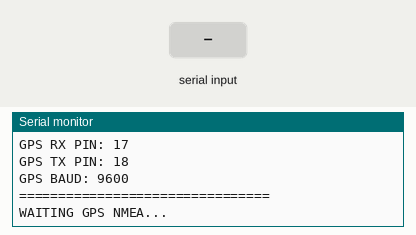
Recording of a sketch running on a simulated ESP32-S3. Shown: the last lines printed to the serial monitor. The test bench sets the inputs (shaded band).

Above: at 2.2 s.
2.3 s: "S\n" received over the second serial link
At 2.7 s:
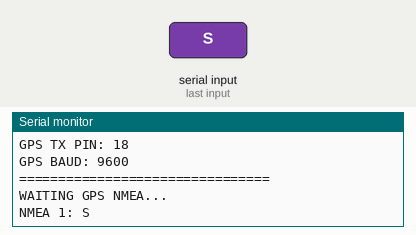
5.3 s: "W\n" received over the second serial link
At 6.2 s:
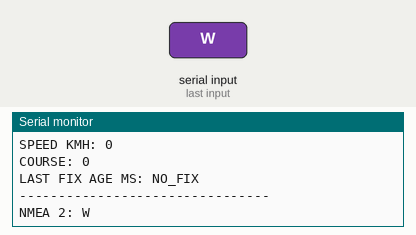
6.8 s: "A\n" received over the second serial link
At 7.3 s:
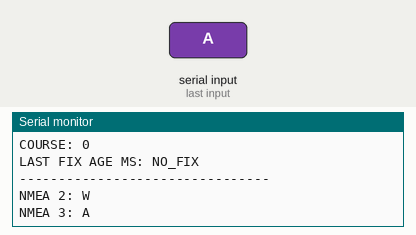
8.3 s: "$GPGGA\n" received over the second serial link
At 9.5 s:
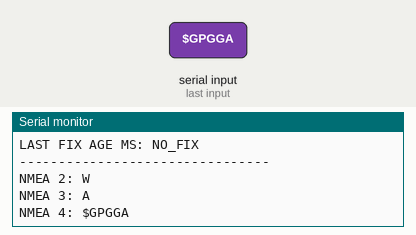
9.8 s: "$GNGGA\n" received over the second serial link
At 9.96 s:
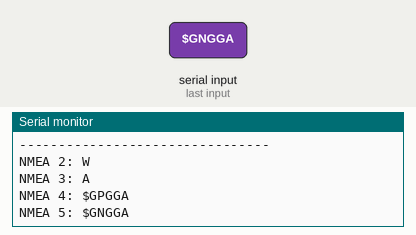
11.3 s: "$GPRMC\n" received over the second serial link
At 12.0 s:
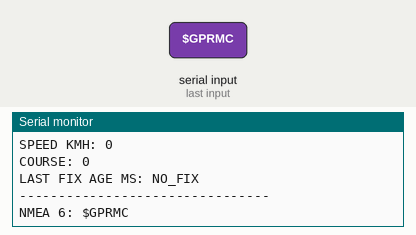

The sketch:

SaveSwimmer_GPS_Test_V001.ino
```cpp
/*
====================================================
SAVE SWIMMER
GPS TEST: SS-GPS-TEST-V001
DEVICE: SS-LT-000001
====================================================
ESP32-S3 + GPS NEO-M9N / GY-GPS6MV2
UART TEST SIN LIBRERIAS EXTERNAS
====================================================

Conexion recomendada:
GPS VCC -> ESP32 3V3
GPS GND -> ESP32 GND
GPS TX  -> ESP32 GPIO17
GPS RX  -> ESP32 GPIO18

Monitor Serie:
115200 baudios
====================================================
*/

#define DEVICE_SERIAL "SS-LT-000001"
#define TEST_VERSION "SS-GPS-TEST-V001"

#define GPS_RX_PIN 17
#define GPS_TX_PIN 18
#define GPS_BAUD 9600

HardwareSerial gpsSerial(1);

String nmeaLine = "";
unsigned long lastGpsByteMs = 0;
unsigned long lastStatusMs = 0;
unsigned long lastFixMs = 0;
unsigned long nmeaLines = 0;

String lastUtc = "NO_TIME";
String lastLat = "NO_LAT";
String lastLon = "NO_LON";
String lastFixQuality = "0";
String lastSatellites = "0";
String lastHdop = "0";
String lastSpeedKmh = "0";
String lastCourse = "0";

String getCsvField(const String& line, int index) {
  int current = 0;
  int start = 0;
  for (int i = 0; i <= line.length(); i++) {
    if (i == line.length() || line.charAt(i) == ',') {
      if (current == index) {
        return line.substring(start, i);
      }
      current++;
      start = i + 1;
    }
  }
  return "";
}

float nmeaCoordToDecimal(const String& raw, const String& hemisphere) {
  if (raw.length() < 4) {
    return 0.0;
  }

  int dot = raw.indexOf('.');
  if (dot < 0) {
    return 0.0;
  }

  int degDigits = dot > 4 ? 3 : 2;
  float degrees = raw.substring(0, degDigits).toFloat();
  float minutes = raw.substring(degDigits).toFloat();
  float decimal = degrees + (minutes / 60.0);

  if (hemisphere == "S" || hemisphere == "W") {
    decimal *= -1.0;
  }

  return decimal;
}

void parseGGA(const String& line) {
  String utc = getCsvField(line, 1);
  String latRaw = getCsvField(line, 2);
  String latHem = getCsvField(line, 3);
  String lonRaw = getCsvField(line, 4);
  String lonHem = getCsvField(line, 5);
  String quality = getCsvField(line, 6);
  String satellites = getCsvField(line, 7);
  String hdop = getCsvField(line, 8);

  lastUtc = utc.length() > 0 ? utc : lastUtc;
  lastFixQuality = quality.length() > 0 ? quality : "0";
  lastSatellites = satellites.length() > 0 ? satellites : "0";
  lastHdop = hdop.length() > 0 ? hdop : "0";

  if (quality.toInt() > 0 && latRaw.length() > 0 && lonRaw.length() > 0) {
    lastLat = String(nmeaCoordToDecimal(latRaw, latHem), 6);
    lastLon = String(nmeaCoordToDecimal(lonRaw, lonHem), 6);
    lastFixMs = millis();
  }
}

void parseRMC(const String& line) {
  String utc = getCsvField(line, 1);
  String status = getCsvField(line, 2);
  String latRaw = getCsvField(line, 3);
  String latHem = getCsvField(line, 4);
  String lonRaw = getCsvField(line, 5);
  String lonHem = getCsvField(line, 6);
  String speedKnots = getCsvField(line, 7);
  String course = getCsvField(line, 8);

  lastUtc = utc.length() > 0 ? utc : lastUtc;
  if (speedKnots.length() > 0) {
    lastSpeedKmh = String(speedKnots.toFloat() * 1.852, 2);
  }
  if (course.length() > 0) {
    lastCourse = course;
  }

  if (status == "A" && latRaw.length() > 0 && lonRaw.length() > 0) {
    lastLat = String(nmeaCoordToDecimal(latRaw, latHem), 6);
    lastLon = String(nmeaCoordToDecimal(lonRaw, lonHem), 6);
    lastFixMs = millis();
  }
}

void handleNmeaLine(String line) {
  line.trim();
  if (line.length() == 0) {
    return;
  }

  nmeaLines++;
  Serial.print("NMEA ");
  Serial.print(nmeaLines);
  Serial.print(": ");
  Serial.println(line);

  if (line.startsWith("$GPGGA") || line.startsWith("$GNGGA")) {
    parseGGA(line);
  } else if (line.startsWith("$GPRMC") || line.startsWith("$GNRMC")) {
    parseRMC(line);
  }
}

void printStatus() {
  Serial.println("--------------------------------");
  Serial.println("SAVE SWIMMER GPS STATUS");
  Serial.print("GPS BYTES: ");
  Serial.println(lastGpsByteMs > 0 ? "YES" : "NO");
  Serial.print("NMEA LINES: ");
  Serial.println(nmeaLines);
  Serial.print("UTC: ");
  Serial.println(lastUtc);
  Serial.print("FIX QUALITY: ");
  Serial.println(lastFixQuality);
  Serial.print("SATELLITES: ");
  Serial.println(lastSatellites);
  Serial.print("HDOP: ");
  Serial.println(lastHdop);
  Serial.print("LAT: ");
  Serial.println(lastLat);
  Serial.print("LON: ");
  Serial.println(lastLon);
  Serial.print("SPEED KMH: ");
  Serial.println(lastSpeedKmh);
  Serial.print("COURSE: ");
  Serial.println(lastCourse);
  Serial.print("LAST FIX AGE MS: ");
  Serial.println(lastFixMs > 0 ? String(millis() - lastFixMs) : "NO_FIX");
  Serial.println("--------------------------------");
}

void setup() {
  Serial.begin(115200);
  delay(1000);

  Serial.println("================================");
  Serial.println("SAVE SWIMMER GPS TEST STARTING");
  Serial.println(DEVICE_SERIAL);
  Serial.println(TEST_VERSION);
  Serial.print("GPS RX PIN: ");
  Serial.println(GPS_RX_PIN);
  Serial.print("GPS TX PIN: ");
  Serial.println(GPS_TX_PIN);
  Serial.print("GPS BAUD: ");
  Serial.println(GPS_BAUD);
  Serial.println("================================");

  gpsSerial.begin(GPS_BAUD, SERIAL_8N1, GPS_RX_PIN, GPS_TX_PIN);
  Serial.println("WAITING GPS NMEA...");
}

void loop() {
  while (gpsSerial.available()) {
    char c = gpsSerial.read();
    lastGpsByteMs = millis();

    if (c == '\n') {
      handleNmeaLine(nmeaLine);
      nmeaLine = "";
    } else if (c != '\r') {
      if (nmeaLine.length() < 120) {
        nmeaLine += c;
      } else {
        nmeaLine = "";
      }
    }
  }

  if (millis() - lastStatusMs >= 5000) {
    lastStatusMs = millis();
    printStatus();
  }
}
```

Measured:
- after the input at 2.3 s, the serial monitor: prints a new line at once (image 1)
- after the input at 5.3 s, the serial monitor: prints a new line at once (image 2)
- after the input at 6.8 s, the serial monitor: prints a new line at once (image 3)
- after the input at 8.3 s, the serial monitor: prints a new line at once (image 4)
- after the input at 9.8 s, the serial monitor: prints a new line at once (image 5)
- after the input at 11.3 s, the serial monitor: prints a new line at once (image 6)
